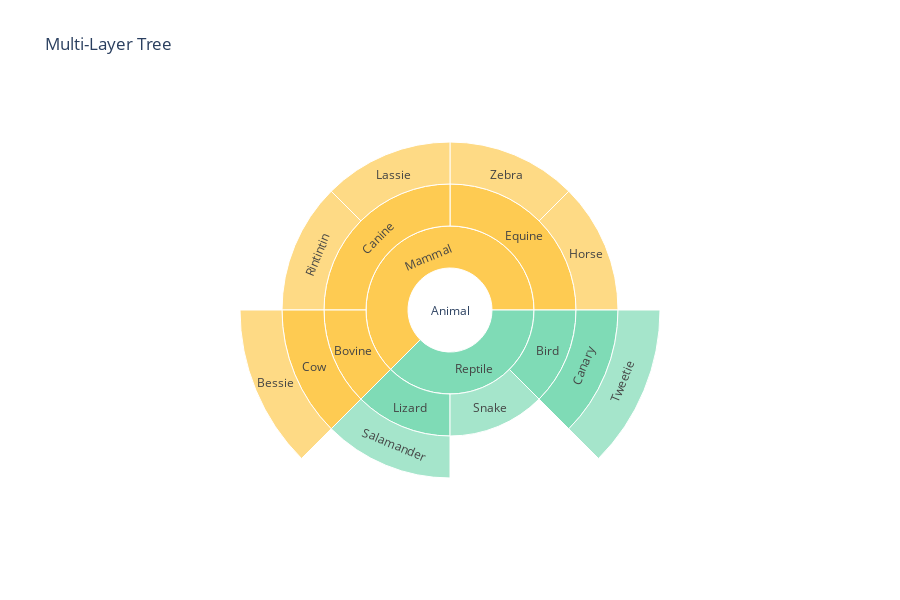

Source (notebook cell):
### Markdown cell above
## Assignment 2.3

Display the information in the tree below as a Sunburst Chart.

<img src="species.jpg" alt="Figured obtained from http://people.cs.ksu.edu/~schmidt/300s05/">

Your chart should look like the following:

<img src="sunburst.png">

**Requirements:**
- Plot title
  - `Animal Species Tree`
- Make sure that all Mammals have a yellow color (with hex color "#fecb52"), and all Reptiles have a green color.
- The height of the graph needs to be 600

*Hints*:
- Examples of how to work with Sunburts charts can be found in the plot.ly documentation: https://plot.ly/python/sunburst-charts/
- In a sunburst plot you can also scale the size of the 'pie slices' based on a value, this is not necessary for this exercise.

### Code cell
labels = ["Animal", 
          "Reptile", "Mammal", 
          "Lizard", "Snake", "Bird", "Equine", "Bovine", "Canine",
          "Salamander", "Canary", "Horse", "Zebra", "Cow", "Lassie", "Rintintin",
          "Tweetie", "Bessie"]

parents = ["", 
           "Animal", "Animal", 
           "Reptile", "Reptile", "Reptile", "Mammal", "Mammal", "Mammal",
           "Lizard", "Bird", "Equine", "Equine", "Bovine", "Canine", "Canine",
           "Canary", "Cow"]

color_dict = {
    'Reptile': '#7FDBB6',  # Green
    'Mammal': '#FECB52'   # Yellow
}

colors = [color_dict[label] if label in color_dict else "" for label in labels]

fig = go.Figure(go.Sunburst(
    labels=labels,
    parents=parents,
    marker=dict(colors=colors),
    hoverinfo='label'
))

fig.update_layout(height=600, title_text="Multi-Layer Tree")
fig.show()

### Figure 1 — Plotly figure (JSON) as saved in the notebook; plotly's stock layout.template omitted (floating-point values rounded to 4 significant figures)
{"data": [{"hoverinfo": "label", "labels": ["Animal", "Reptile", "Mammal", "Lizard", "Snake", "Bird", "Equine", "Bovine", "Canine", "Salamander", "Canary", "Horse", "Zebra", "Cow", "Lassie", "Rintintin", "Tweetie", "Bessie"], "marker": {"colors": ["", "#7FDBB6", "#FECB52", "", "", "", "", "", "", "", "", "", "", "", "", "", "", ""]}, "parents": ["", "Animal", "Animal", "Reptile", "Reptile", "Reptile", "Mammal", "Mammal", "Mammal", "Lizard", "Bird", "Equine", "Equine", "Bovine", "Canine", "Canine", "Canary", "Cow"], "type": "sunburst"}], "layout": {"height": 600, "title": {"text": "Multi-Layer Tree"}}}
